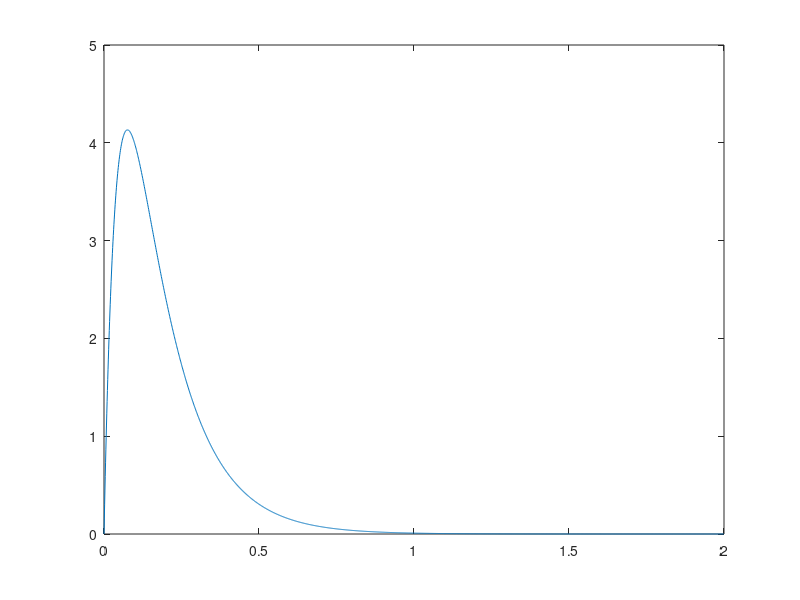

Write the MATLAB code that produced this figure. (Note: this script raises an error after producing the figure.)
close all; clear all; clc;
Act = @(MaxAmp, Alpha, Tau_r, Tau_f, t)  MaxAmp * Alpha * (exp(- t/Tau_f) - exp(- t/Tau_r)) /(Tau_f - Tau_r);
% Act = @(MaxAmp, Alpha, Tau_r, Tau_f, t)  MaxAmp * Alpha * (exp(- t/Tau_f) - exp(- t/Tau_r));
SamplingRate = 1000; % times per second
% T = (0:TimeLength-1)/SamplingRate;
T = -1:(1/SamplingRate):3;
DecayTau = 0.142;
RiseTau = 0.045;
figure; plot(T(T>=0 & T<2 ), Act(1, 1, RiseTau, DecayTau, T(T>=0 & T<2)));
GC6f = Act(1, 1, RiseTau, DecayTau, T(T>=0 & T<2));
Freqs = [0.5 1 2 4 8 16 32];
nFreq = length(Freqs);

Colors = lines(nFreq);
%% after run %ModelFrequencyResponse_MatchingBlockFreqRecordings
 load('simf1powere.mat', 'samplefreqs', 'f1pow');
%%
figure;
% plot(T/SamplingRate, wave, 'k');
subplot(2, 4, 1);
plot(T(T>=0 & T<2 ), Act(1, 1, RiseTau, DecayTau, T(T>=0 & T<2)), 'Color', [50 168 82]/255);
box off
ylabel('Amplitude (arbi.)');
xlabel('Times (s)');
title('GCaMP6 filter (1AP)');
for i = 1:nFreq-1
    subplot(2, 4, i+1); hold on
    wave = 0.5*(sin(2*pi*Freqs(i)*T)+1);
    wave(T<0) = 0.5;
    wave(T>2) = 0.5;
    
    % step function
%     wave = wave>0.5;
%     xlim([-1 0]);

    plot(T, wave, 'Color', 0.5*ones(1, 3));
    Response = conv(GC6f, wave,'full')/1000;
    plot(T, Response(1:length(T)), 'Color', [50 168 82]/255);
    title(sprintf('%G (Hz)', Freqs(i)));
    xlabel('Times (s)');
    ylabel('Amplitude');
    yticks(0:0.5:1);
    yticklabels({'0', '0.5', '1'});
end
subplot(2, 4, 8);
plot(samplefreqs, f1pow, 'k');
set(gca, 'XScale', 'log');
yticks(0:0.5:1);
yticklabels({'0', '0.5', '1'});
box off
ylabel('Amplitude (norm.)')
xlabel('Times (s)');
title('f1 power reduction');
 %%
% SaveFolder = '\\storage1.ris.wustl.edu\kerschensteinerd\Active\Emily\BipolarCellTerminal\ResultFigures\';
% FleNam = sprintf('%sSupplement_GCaMP6fFrequencyResponseSimulation', SaveFolder);
% print('-depsc','-painters','-loose', '-r300',FleNam)
% saveas(gcf,[FleNam '.png']);

%%
UpFac = 5;
Fz = 200;
T = -1:(1*UpFac/SamplingRate):3;
TI = linspace(T(1), T(end), length(T)*UpFac);
n = length(TI);  
fs = Fz*UpFac;
f = (0:n-1)*(fs/n); 
fl = f(f<Fz/2);
nf = length(fl);
YI = interp1(T, randn(size(T)), TI, 'pchip');
% YI = abs(fft(YI)).^2/n;
YI = abs(fft(YI))/n;
FP = YI(1:nf);
